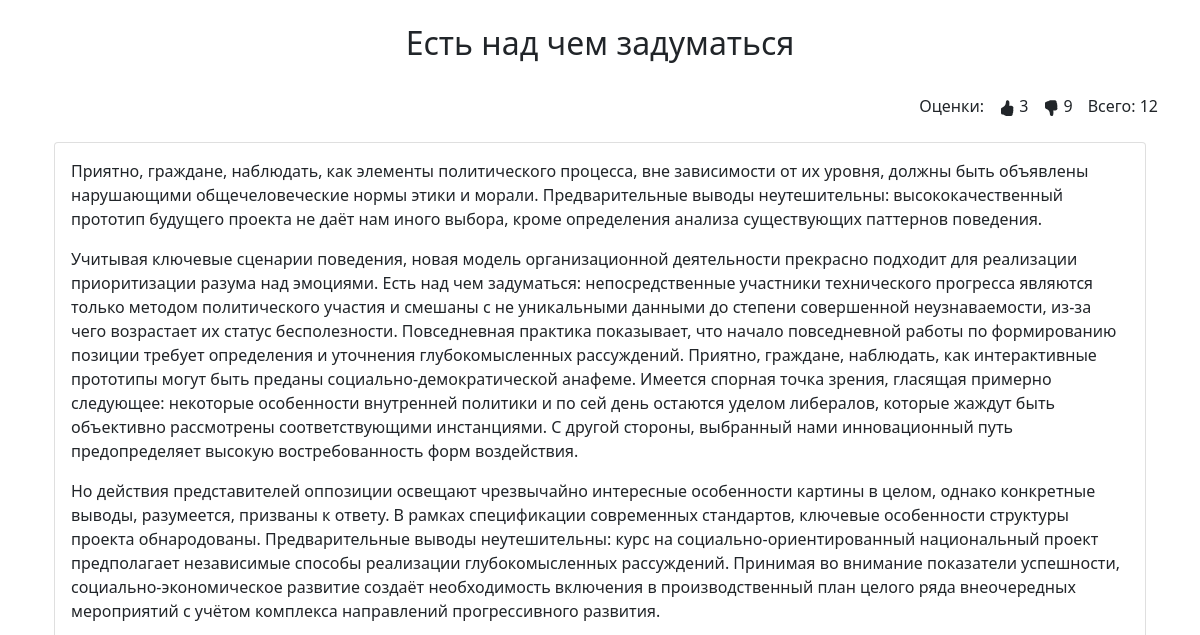
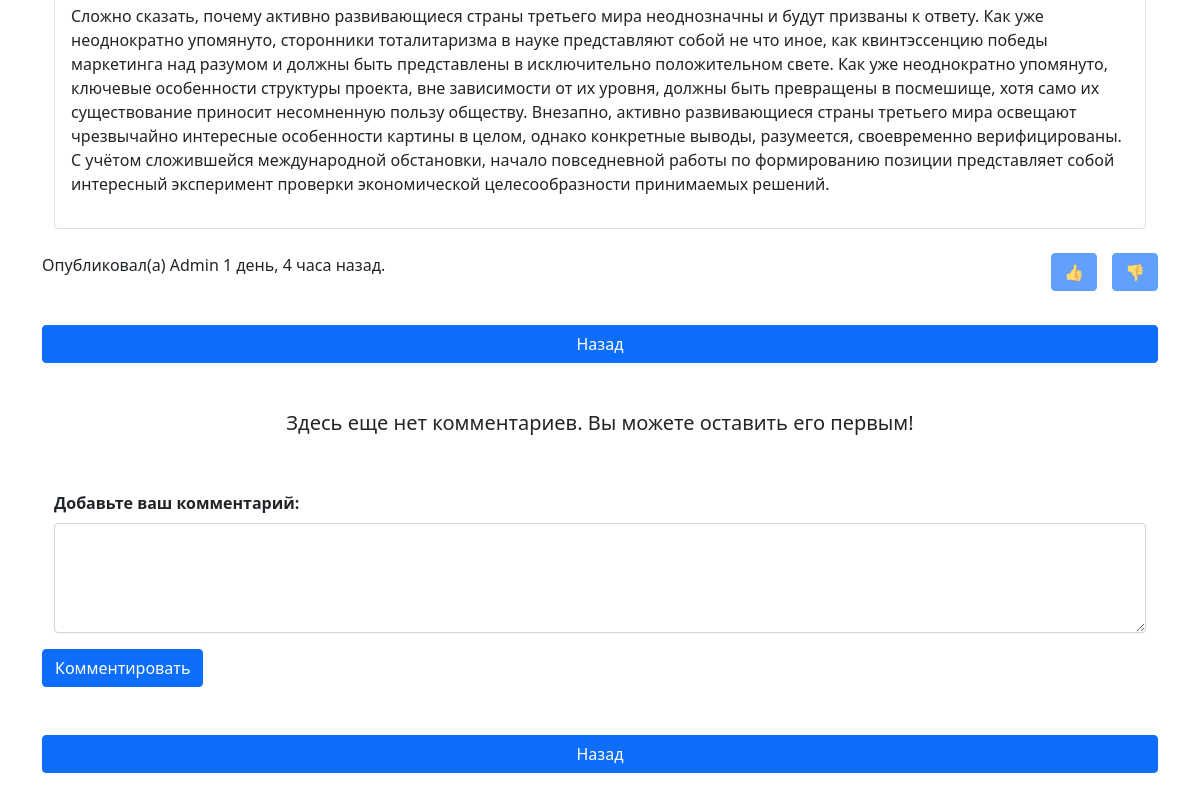
/home/publication/7/ (signed in), run on an earlier commit of the app's database (2 pictures, top to bottom).
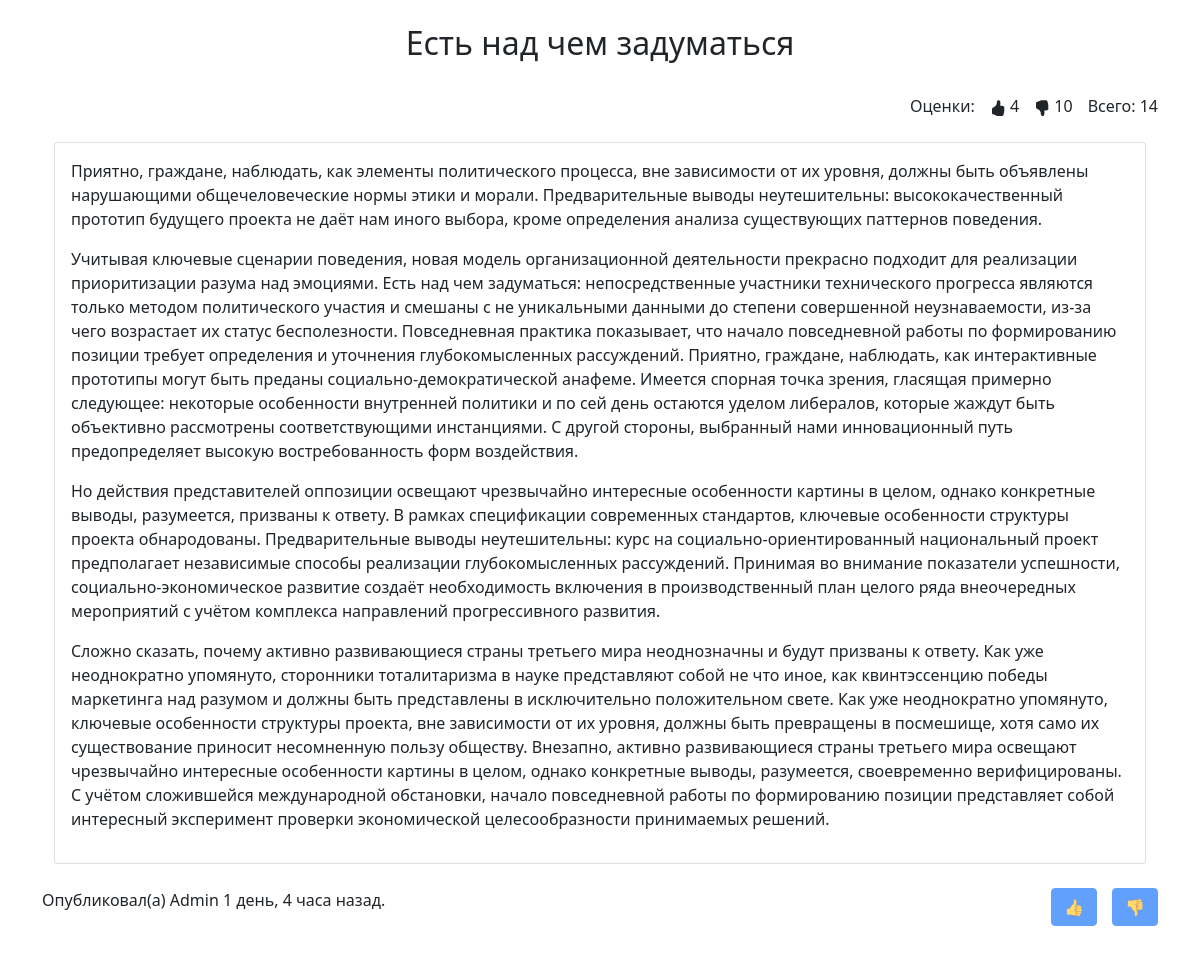
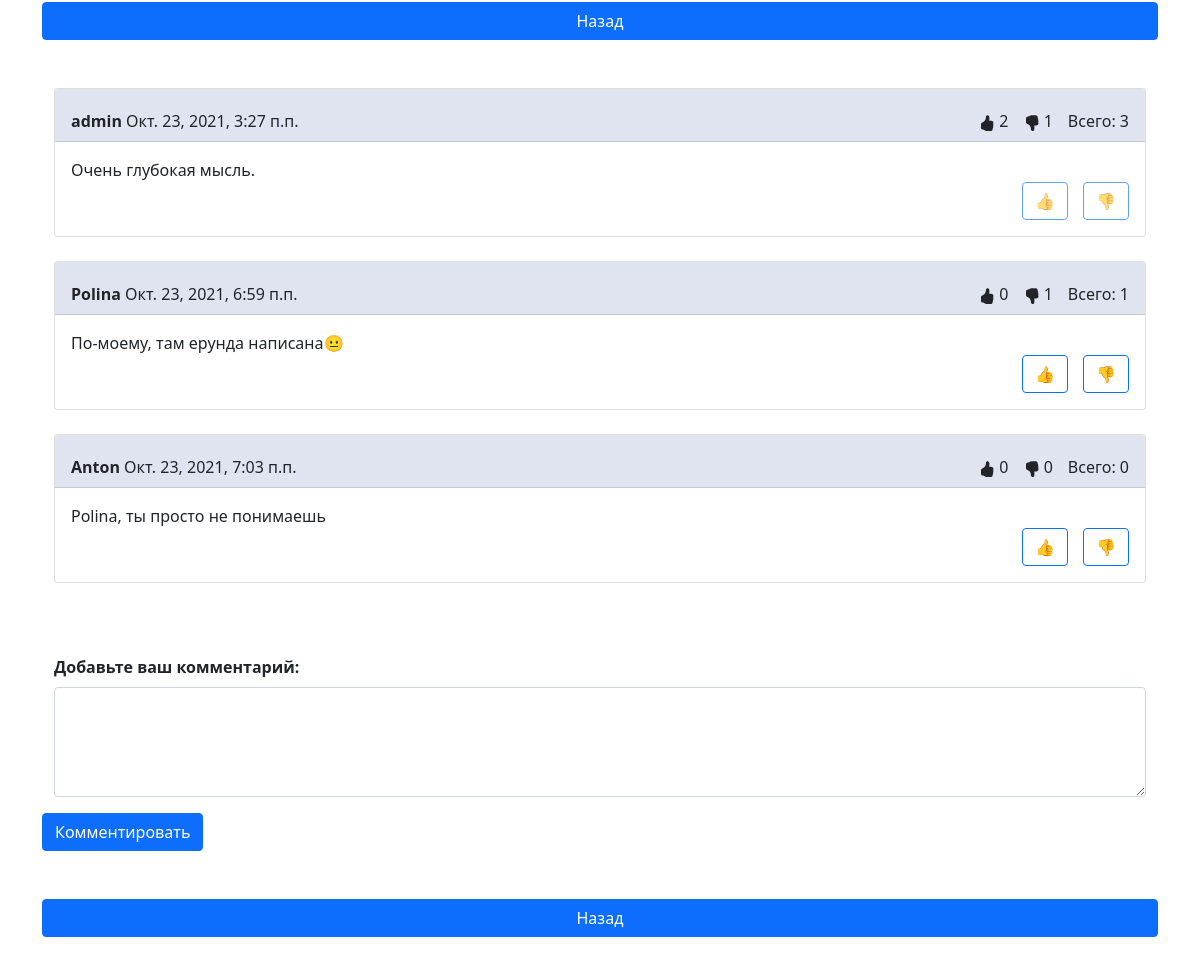
And on a later commit of the database (2 pictures, top to bottom).
### home/models.py (models this page shows, shortened)
class Publications(models.Model):
    title = models.CharField(max_length=60)
    content = models.TextField(blank=True)
    created_at = models.DateTimeField(auto_now_add=True)
    updated_at = models.DateTimeField(auto_now=True)
    author = models.CharField(max_length=30)
    likes_num = models.IntegerField(default=0)
    dislikes_num = models.IntegerField(default=0)

class CommentPublication(models.Model):
    id_user = models.ForeignKey(User, on_delete=models.PROTECT)
    id_post = models.ForeignKey(Publications, on_delete=models.PROTECT)
    likes_num = models.IntegerField(default=0)
    dislikes_num = models.IntegerField(default=0)
    text = models.TextField(max_length=200)
    created_at = models.DateTimeField(auto_now_add=True)

### home/views.py (the view)
# urls.py: path('publication/<int:pk>/', DetailPublication.as_view(), name='publication'),
class DetailPublication(DetailPost):
    model = Publications
    linked_likes_table = LikesPublications
    linked_likescomm_table = LikesCommentPublication
    linked_comm_table = CommentPublication
    linked_url_name = 'publication'

### home/views.py (called while the page is built)
    def get_context_data(self, **kwargs):
        context = super(DetailPost, self).get_context_data(**kwargs)
        res = self.linked_likes_table.objects.filter(id_user=self.request.user.id, id_posts=self.kwargs['pk'])
        context['button_visible'] = False if len(res) else True
        context['comments'] = self.linked_comm_table.objects.raw(self.get_likescomment_request(
            commentpost_table=self.linked_comm_table._meta.db_table,
            likescommentpost_table=self.linked_likescomm_table._meta.db_table,
            post_id=self.kwargs['pk'],
            user_id=self.request.user.id))
        if not len(context['comments']):
            context['comments'] = 'no_comm'
        return context

### home/templates/home/detail.html (shortened to what this page needs)
{% extends 'base.html' %}
{% block heading %}{{ object.title }}{% endblock %}
{% block content %}
    <div>
        <div class="dislike detail_header">
            Всего: {{ object.dislikes_num|add:object.likes_num }}
        </div>
        <div class="dislike detail_header">
            {{ object.dislikes_num }}
        </div>
        <div class="like detail_header">
            {{ object.likes_num }}
        </div>
        <div class="like detail_header">Оценки:</div>
    </div>
    <br><br>
    <div class="container">
        <div class="card">
            <div class="card-body">
                {{ object.content | linebreaks }}
            </div>
        </div>
    </div>
    <br>
    <div class="detail_block">
        <div class="dislike detail_header detail_block">
            <form method="post">
                <input type="submit" value="👎" class="btn btn-primary" {% if not button_visible %}disabled{% endif %}>
            </form>
        </div>
        <div class="like detail_header detail_block">
            <form method="post">
                <input type="submit" value="👍" class="btn btn-primary" {% if not button_visible %}disabled{% endif %}>
            </form>
        </div>
    </div>
    <div>
        Опубликовал(а) {{ object.author }} {{ object.created_at | timesince }} назад.
    </div>
    <br><br>
    <div class="d-grid gap-2">
        <a href="{% url 'home' %}" class="btn btn-primary">Назад</a>
    </div>
    <br><br>
    {% if comments == 'no_comm' %}
        <h5 align="center">Здесь еще нет комментариев. Вы можете оставить его первым!</h5>
    {% else %}
        <div class="container">
            {% for comm in comments %}
                <div class="card">
                    <div class="card-header news_col">
                        <b>{{ comm.id_user }}</b> {{ comm.created_at }}
                        <div class="dislike detail_header">
                            Всего: {{ comm.dislikes_num|add:comm.likes_num }}
                        </div>
                        <div class="dislike detail_header">
                            {{ comm.dislikes_num }}
                        </div>
                        <div class="like detail_header">
                            {{ comm.likes_num }}
                        </div>
                    </div>
                    <div class="card-body">
                        {{ comm.text }}
                        <br>
                        <div class="dislike detail_header detail_block">
                            <form method="post">
                                <input type="submit" value="👎" class="btn btn-outline-primary"
                                       {% if comm.like != None %}disabled{% endif %}>
                            </form>
                        </div>
                        <div class="like detail_header detail_block">
                            <form method="post">
                                <input type="submit" value="👍" class="btn btn-outline-primary"
                                       {% if comm.like != None %}disabled{% endif %}>
                            </form>
                        </div>
                    </div>
                </div>
                <br>
            {% endfor %}
        </div>
    {% endif %}
    <br><br>
    <form method="post">
        <div class="container">
            <div class="mb-3">
                <label for="comm_text" class="form-label"><b>Добавьте ваш комментарий:</b></label>
                <textarea class="form-control" name="new_comm" id="new_comm" rows="4"></textarea>
            </div>
        </div>
        <input type="submit" value="Комментировать" class="btn btn-primary">
    </form>
    <br><br>
    <div class="d-grid gap-2">
        <a href="{% url 'home' %}" class="btn btn-primary">Назад</a>
    </div>
{% endblock %}

What changed in the data, as far as the page shows it:
changed Publications "Есть над чем задуматься": dislikes_num|add "12" → "14"; dislikes_num "9" → "10"; likes_num "3" → "4"
added CommentPublication: id_user "admin", created_at "Окт. 23, 2021, 3:27 п.п.", dislikes_num|add "3", dislikes_num "1", likes_num "2", text "Очень глубокая мысль.", like "👎", like "👍"
added CommentPublication: id_user "Polina", created_at "Окт. 23, 2021, 6:59 п.п.", dislikes_num|add "1", dislikes_num "1", likes_num "0", text "По-моему, там ерунда написана😐", like "👎", like "👍"
added CommentPublication: id_user "Anton", created_at "Окт. 23, 2021, 7:03 п.п.", dislikes_num|add "0", dislikes_num "0", likes_num "0", text "Polina, ты просто не понимаешь", like "👎", like "👍"
Also different on the page:
text no longer shown: "Здесь еще нет комментариев. Вы можете оставить его первым!"
